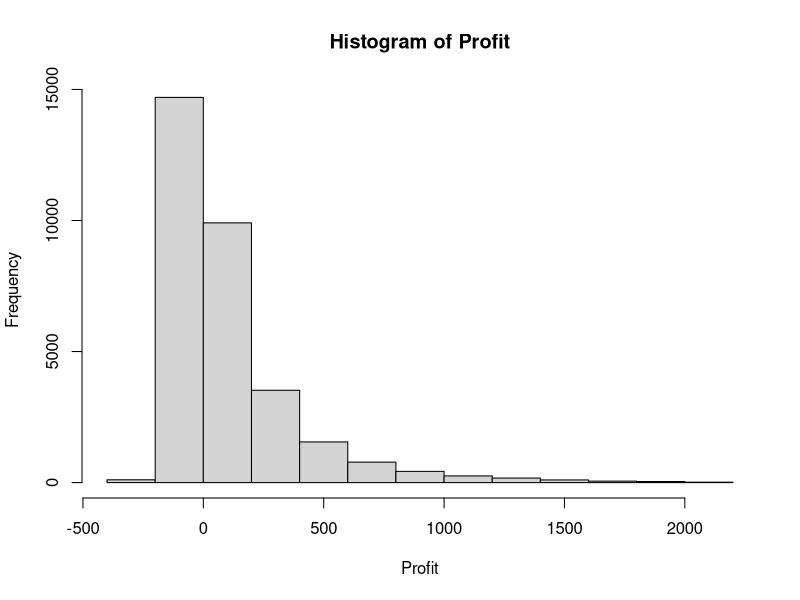
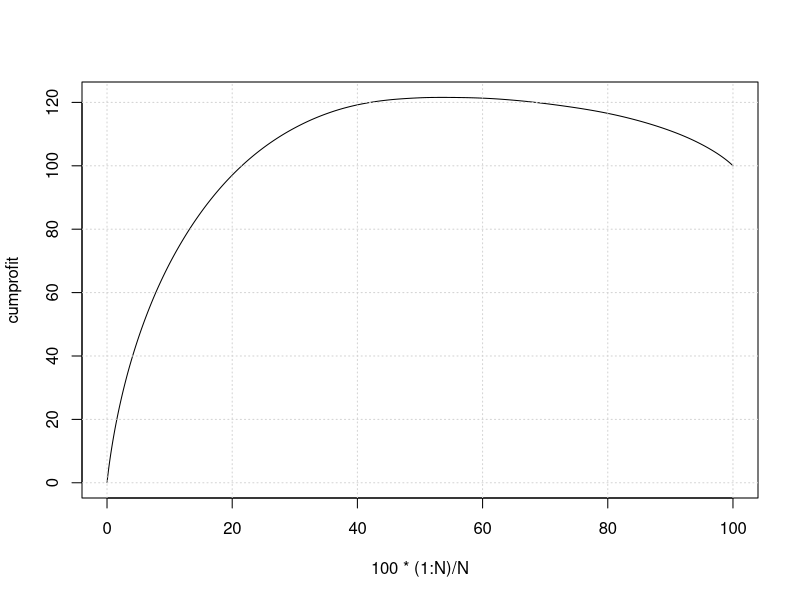
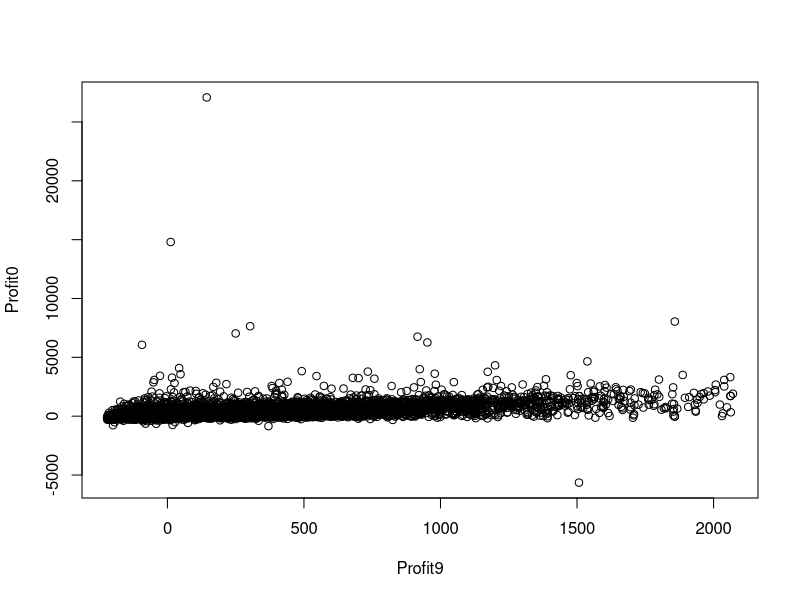
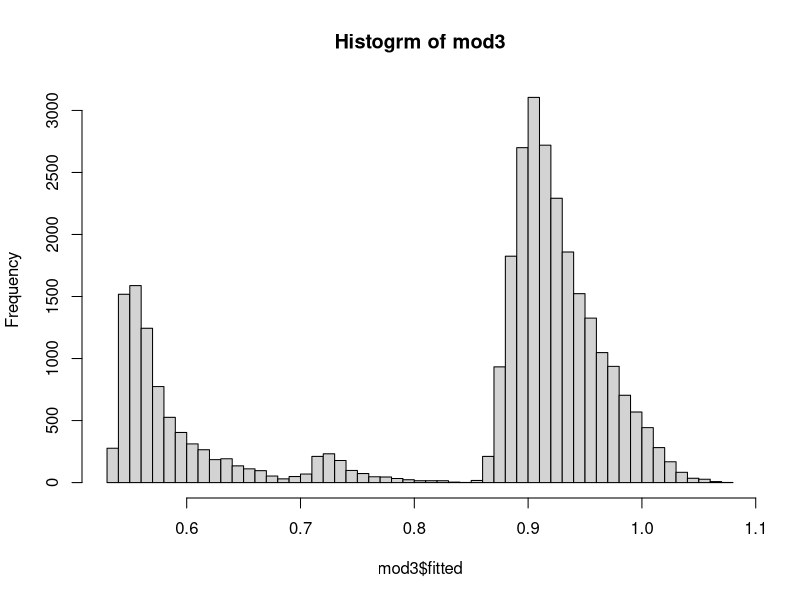
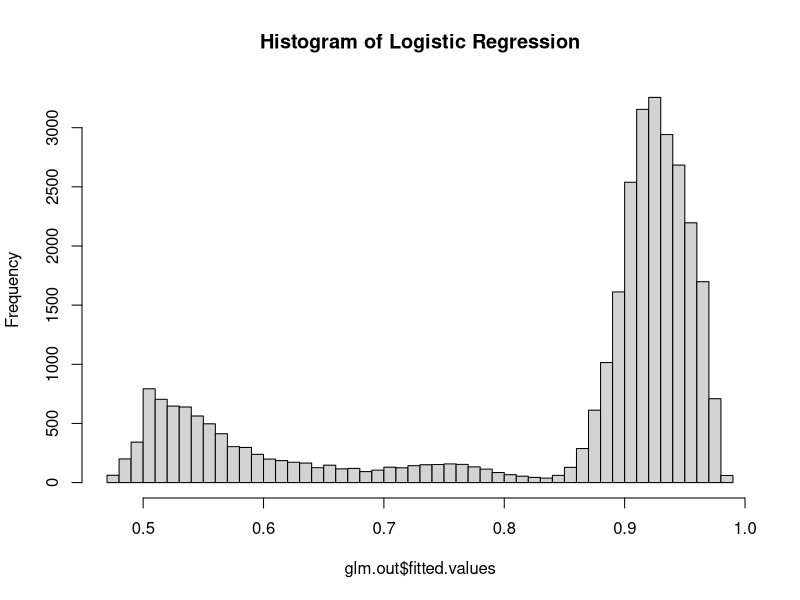
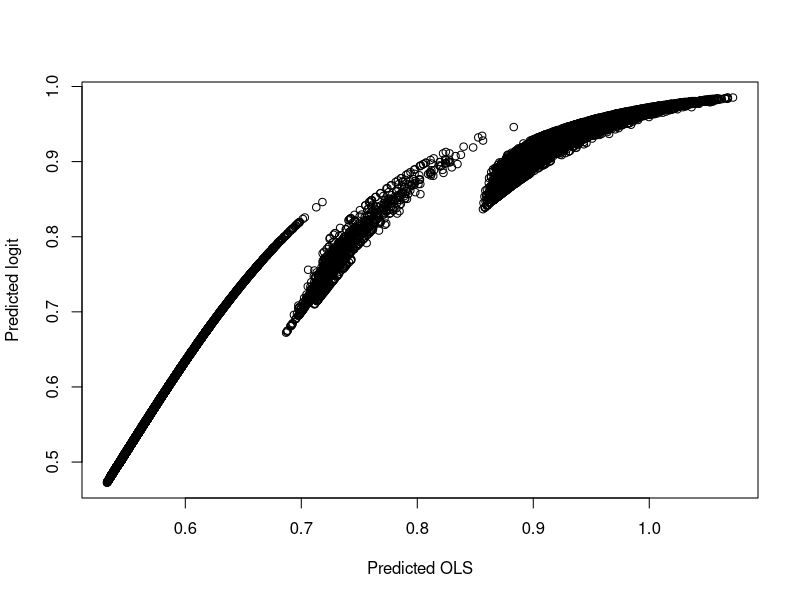
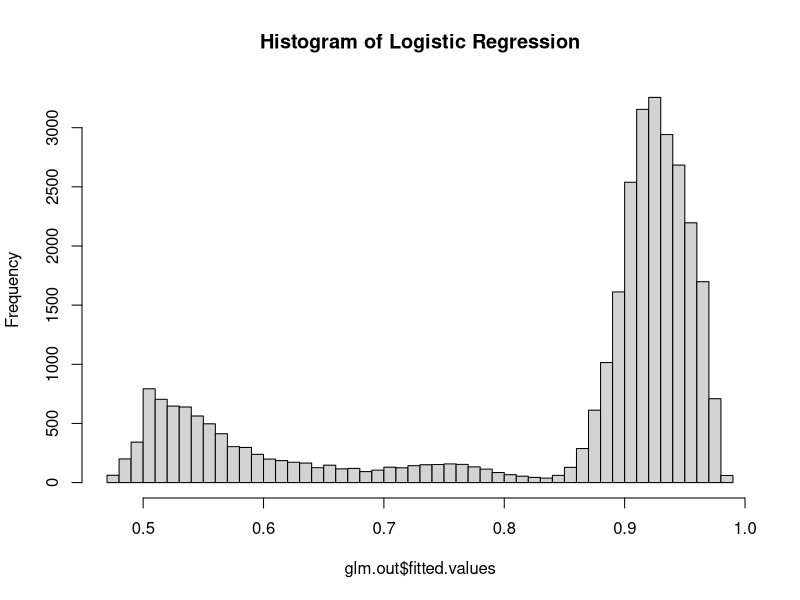
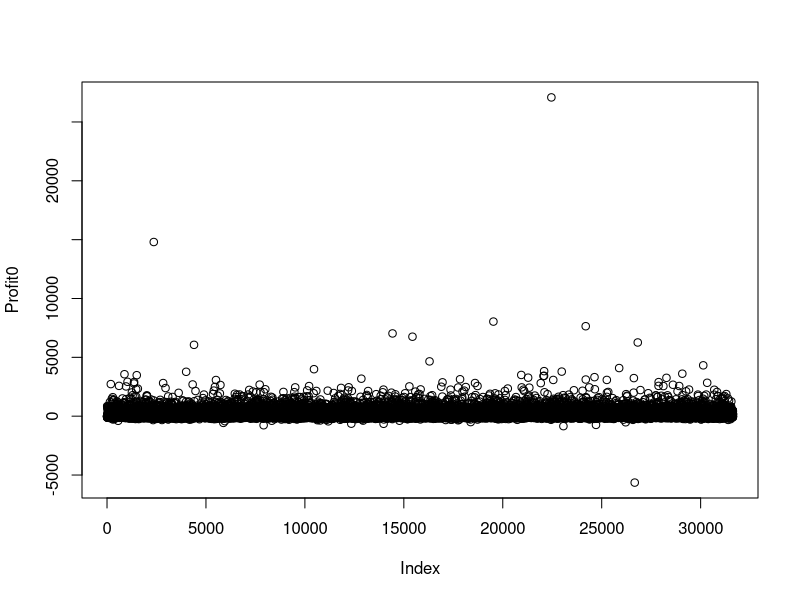

Source code (R) for these figures, in order:
## ---- chunk 1
knitr::opts_chunk$set(echo = TRUE)
## ---- chunk 2
rm(list =ls())
Pilgrim = read.csv(file = "PilgrimABC.csv", header=T)
attach(Pilgrim)
## ---- chunk 3
dim(Pilgrim)
names(Pilgrim[, 1:9])
## ---- chunk 4
Profit=Pilgrim$X9Profit
Online=Pilgrim$X9Online
Age=Pilgrim$X9Age
Income=Pilgrim$X9Inc
Tenure=Pilgrim$X9Tenure
District=Pilgrim$X9District
## ---- chunk 5
head(Pilgrim)
## ---- chunk 6
summary(Profit)
## ---- chunk 7
hist(Profit)
## ---- chunk 8
N=length(Profit)
Nprofitable = sum(Profit>0)
cat('profitable = ', Nprofitable, ' out of ', N, '\n')
## ---- chunk 9
cumprofit=cumsum(sort(Profit,decreasing=TRUE))*100/sum(Profit)
plot(100*(1:N)/N,cumprofit,type='l')
grid()
## ---- chunk 10
cat('average profit ', mean(Profit), '\n')
ProfitOnline = Profit[Online==1]
cat('average profit ON', mean(ProfitOnline), '\n')
ProfitOffline = Profit[Online==0]
cat('average profit OFF', mean(ProfitOffline), '\n')
## ---- chunk 11
cat('Conf int profit ', t.test(Profit)$conf.int, '\n')
cat('p-value difference ',t.test(ProfitOnline,ProfitOffline)$p.value, '\n')
## ---- chunk 12
mod = lm(Profit ~ Online)
summary(mod)
## ---- chunk 13
Age1 = as.factor(Age)
summary(Age1)
## ---- chunk 14
mod = lm(Profit ~ Online+Age1)
summary(mod)
## ---- chunk 15
lapply(split(Profit,as.factor(Age)),mean) 
## ---- chunk 16
lapply(split(Online,as.factor(Age)),mean)
## ---- chunk 17
sum(is.na(Age))
AgeGiven = ifelse(is.na(Age),0,1) # 0 dove c'è NA, 1 se c'è l'età
mod = lm(Profit ~ AgeGiven)
summary(mod)
## ---- chunk 18
AgeZero = ifelse(is.na(Age),0,Age) 
table(AgeZero)
## ---- chunk 19
mod = lm(Profit ~ Online+AgeZero)
summary(mod)
## ---- chunk 20
mm = mean(Age, na.rm=TRUE)#non consideriamo i valori mancanti
AgeAverage = ifelse(is.na(Age),mm,Age)
table(AgeAverage)
## ---- chunk 21
mod = lm(Profit ~ Online+AgeAverage)
summary(mod)
## ---- chunk 22
mod = lm(Profit ~ Online+AgeZero+AgeGiven)
summary(mod)
## ---- chunk 23
mod = lm(Profit ~ Online+AgeAverage+AgeGiven)
summary(mod)
## ---- chunk 24
IncomeZero = ifelse(is.na(Income),0,Income)
IncomeGiven = ifelse(is.na(Income),0,1)
mod = lm(Profit ~ Online+AgeAverage+AgeGiven+IncomeZero+IncomeGiven)
summary(mod)
## ---- chunk 25
# Control for Tenure and district
any(is.na(District))
table(District) 
District1100 = ifelse(District==1100,1,0)
District1200 = ifelse(District==1200,1,0)
any(is.na(Tenure))
## ---- chunk 26
mod = lm(Profit ~ Online+AgeAverage+AgeGiven+IncomeZero+IncomeGiven+Tenure+District1100+District1200)
summary(mod)
## ---- chunk 27
AgeCat = ifelse(is.na(Age)==TRUE,0,Age)
Age1=as.factor(AgeCat)
levels(Age1)
## ---- chunk 28
mod = lm(Profit ~ Online+Age1+IncomeZero+IncomeGiven+Tenure+District1100+District1200)
summary(mod)
## ---- chunk 29

## ---- chunk 30

## ---- chunk 31

## ---- chunk 32

## ---- chunk 33

## ---- chunk 34
#Andiamo a rinominare le variabili
Profit9=X9Profit 
Online9=X9Online
Profit0=X0Profit
Online0=X0Online
## ---- chunk 35
mod1 = lm(Profit0 ~ Online9)
summary(mod1)
## ---- chunk 36
mod2 = lm(Profit0 ~ Online9+AgeZero+AgeGiven+IncomeZero+IncomeGiven+Tenure+District1100+District1200)
summary(mod2)
## ---- chunk 37
mod3 = lm(Profit0 ~ Profit9+Online9+AgeZero+AgeGiven+IncomeZero+IncomeGiven+Tenure+District1100+District1200)
summary(mod3)
## ---- chunk 38
mod4 = lm(Profit0 ~ Profit9+Online9+Tenure+District1100+District1200)
summary(mod4)
## ---- chunk 39
plot(Profit9,Profit0)
cor(Profit9,Profit0,use="complete.obs")
sum(Profit0>5000,na.rm=TRUE)
## ---- chunk 40
c=which(Profit0>5000)
detach(Pilgrim)
data=Pilgrim[-c,]
attach(data)
Out_Profit9=X9Profit
Out_Online9=X9Online
Out_Age=X9Age
Out_Income=X9Inc
Out_Tenure=X9Tenure
Out_District=X9District
Out_Profit0=X0Profit
Out_Online0=X0Online
Out_District1100 = ifelse(Out_District==1100,1,0)
Out_District1200 = ifelse(Out_District==1200,1,0)
Out_AgeGiven = ifelse(is.na(Out_Age),0,1)
Out_AgeZero = ifelse(is.na(Out_Age),0,Out_Age)
Out_IncomeZero = ifelse(is.na(Out_Income),0,Out_Income)
Out_IncomeGiven = ifelse(is.na(Out_Income),0,1)
mod3 = lm(Out_Profit0 ~ Out_Profit9+Out_Online9+Out_AgeZero+Out_AgeGiven+Out_IncomeZero+Out_IncomeGiven+Out_Tenure+Out_District1100+Out_District1200)
summary(mod3)
mod4 = lm(Out_Profit0 ~ Out_Profit9+Out_Online9+Out_Tenure+Out_District1100+Out_District1200)
summary(mod4)
detach(data)
attach(Pilgrim)
## ---- chunk 41
sum(is.na(Online0))
sum(is.na(Profit0))
which(is.na(Profit0) != is.na(Online0))
which(is.na(Profit0) < is.na(Online0))
which(is.na(Profit0) > is.na(Online0))
## ---- chunk 42
Retain = ifelse(is.na(Profit0),0,1)
mod1 = lm(Retain ~ Online9)
summary(mod1)
mod2 = lm(Retain ~ Online9+AgeZero+AgeGiven+IncomeZero+IncomeGiven+Tenure+District1100+District1200)
summary(mod2)
mod3 = lm(Retain ~ Profit9+Online9+AgeZero+AgeGiven+IncomeZero+IncomeGiven+Tenure+District1100+District1200)
summary(mod3)
hist(mod3$fitted,nclass=50, main ="Histogrm of mod3")
## ---- chunk 43
glm.out = glm(Retain ~ Profit9+Online9+AgeZero+AgeGiven+IncomeZero+
  IncomeGiven+Tenure+District1100+District1200,family=binomial(logit))
summary(glm.out)
hist(glm.out$fitted.values,nclass=50, main="Histogram of Logistic Regression")
## ---- chunk 44
plot(mod3$fitted, glm.out$fitted, xlab="Predicted OLS", ylab="Predicted logit")
## ---- chunk 45
glm.out = glm(Retain ~ Profit9+Online9+AgeZero+AgeGiven+IncomeZero+
  IncomeGiven+Tenure+District1100+District1200,family=binomial(logit))
summary(glm.out)
hist(glm.out$fitted.values,nclass=50, main="Histogram of Logistic Regression")
## ---- chunk 46
mod1 = lm(Profit0 ~ 
  Profit9+Online9+Tenure+District1100+District1200+factor(Age)+factor(Income))
summary(mod1)
## ---- chunk 47
mod2 = lm(Profit0 ~ Profit9+Online9+Tenure)
summary(mod2)
## ---- chunk 48
mod3 = lm(Profit0 ~ District1100+District1200+factor(Age)+factor(Income))
summary(mod3)
## ---- chunk 49
summary(Profit0)
plot(Profit0)
m=which(Profit0<=-5000)
M=which(Profit0>=5000)
d=Pilgrim[-m,]
dtab=d[-M, ]
summary(dtab)
## ---- chunk 50
glm.out = glm(Retain ~ Profit9+Online9+AgeZero+AgeGiven+IncomeZero+
  IncomeGiven+Tenure+District1100+District1200,family=binomial(logit))
summary(glm.out)
hist(glm.out$fitted.values,nclass=50, main="Histogram of Logistic Regression")
## ---- chunk 51
detach(Pilgrim)
